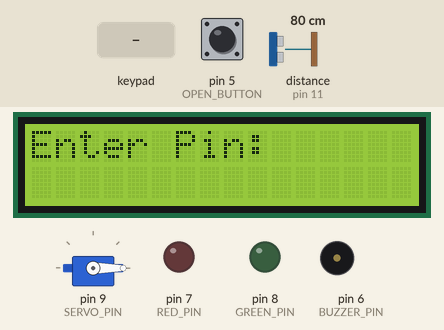
Recording of a sketch running on a simulated Arduino Uno, built with avr-gcc and run on an emulated ATmega328P. Shown: 16×2 character LCD, servo, output pins drawn as LEDs (lit = HIGH), buzzer (waves = sounding). Inputs (shaded band) come from the test bench; at power-on: pin 5 (OPEN_BUTTON) HIGH, distance to the obstacle (sensor on pin 11) 80 cm. The echo pulse lasts 58.3 µs per cm.

Above: at 2.2 s.
2.3 s: keypad keys 1 2 3 4 # pressed 0.4 s apart
At 4.9 s:
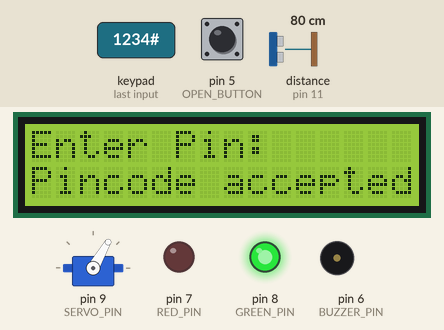
5.8 s: key '#' pressed
8.8 s: keypad keys 1 2 3 4 A pressed 0.4 s apart
At 13.5 s:
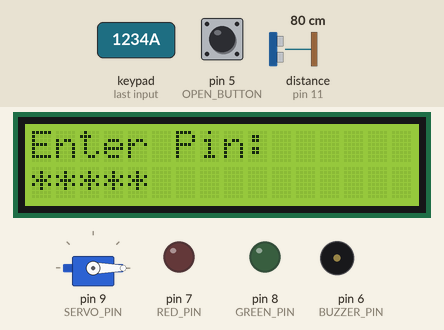
13.8 s: keypad keys 1 2 3 4 D pressed 0.4 s apart
At 16.7 s:
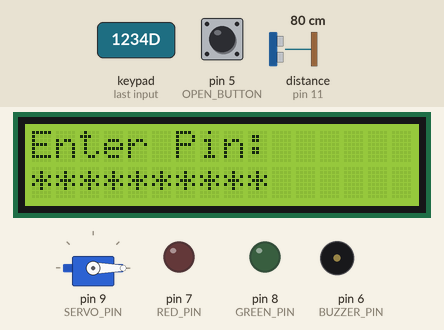
17.3 s: key '1' pressed
At 18.2 s:
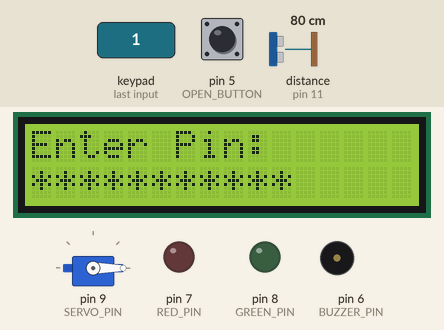
18.8 s: keypad keys 1 3 9 7 A pressed 0.4 s apart
At 20.9 s:
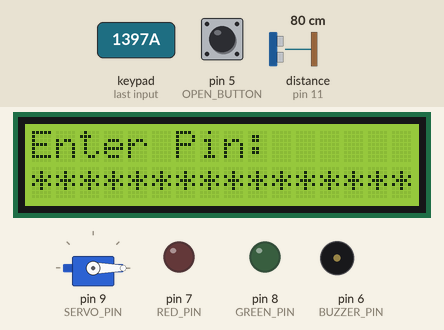
Timing chart, 0 to 22.4 s (numbered marks = the images above; inputs shaded):
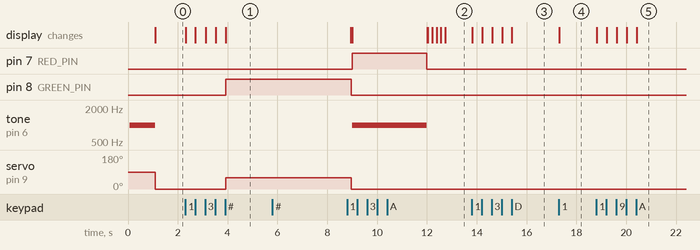

The sketch:

LCD_Keypad_Vault.ino
```cpp
/*
 Name:		LCD_Keypad_Vault.ino
 Created:	1/9/2020 8:26:23 PM
 Author:	CrisantoIII
*/

// the setup function runs once when you press reset or power the board
#include "LockServo.h"
#include "LED.h"
#include "Buzzer.h"
#include "IICLCD.h"

#include "NewPing.h"
#define TRIGGER_PIN  12  // Arduino pin tied to trigger pin on the ultrasonic sensor.
#define ECHO_PIN     11  // Arduino pin tied to echo pin on the ultrasonic sensor.
#define MAX_DISTANCE 300 // Maximum distance we want to ping for (in centimeters). Maximum sensor distance is rated at 400-500cm.

NewPing sonar(TRIGGER_PIN, ECHO_PIN, MAX_DISTANCE); // Creating the NewPing Object.
unsigned long initial_distance = 0;

#include <Bounce2.h>
#define OPEN_BUTTON			5
Bounce open_button = Bounce(); // Instantiate a Bounce object

#include <Countimer.h>
Countimer timer;

#include <Keypad.h>
//Select only one keypad type
#define KEYPAD_4x4
//#define KEYPAD_3x4

#ifdef KEYPAD_3x4
//For keypad config
const byte ROWS = 4; //four rows
const byte COLS = 3; //three columns
char keys[ROWS][COLS] = {
	{ '1','2','3' },
	{ '4','5','6' },
	{ '7','8','9' },
	{ '*','0','#' }
};

#define R1					41
#define R2					43
#define R3					45
#define R4					47
#define C1					49
#define C2					51
#define C3					53

byte rowPins[ROWS] = { R1, R2, R3, R4 }; //connect to the row pinouts of the keypad
byte colPins[COLS] = { C1, C2, C3 }; //connect to the column pinouts of the keypad
#endif // KEYPAD_3x4

#ifdef KEYPAD_4x4
//For keypad config
const byte ROWS = 4; //four rows
const byte COLS = 4; //four columns
					 //define the cymbols on the buttons of the keypads
char keys[ROWS][COLS] = {
	{ '1','2','3','A' },
	{ '4','5','6','B' },
	{ '7','8','9','C' },
	{ '*','0','#','D' }
};

#define R1					39
#define R2					41
#define R3					43
#define R4					45
#define C1					47
#define C2					49
#define C3					51
#define C4					53

byte rowPins[ROWS] = { R1, R2, R3, R4 }; //connect to the row pinouts of the keypad
byte colPins[COLS] = { C1, C2, C3, C4 }; //connect to the column pinouts of the keypad
#endif // KEYPAD_4x4


Keypad keypad = Keypad((char*)(keys), rowPins, colPins, ROWS, COLS);
//End of keypad config

//User define variable
String PinCode = "1234";
String EnteredPin = "";
uint8_t WrongPinCnt = 0;
//End of user variable

#define TIMEOUT_RANGE		1 //1 - 59

//Select only one LCD size
//#define LCD_4x20
#define LCD_2x16

#ifdef LCD_4x20
#define LCD_ADDRESS			0x27
#define LCD_COLS			20
#define LCD_ROWS			4
#define LCD_PIN_CHAR		'*'
#define LCD_PIN_ISHIDE		true
#endif // LCD_4x20


#ifdef LCD_2x16
#define LCD_ADDRESS			0x27
#define LCD_COLS			16
#define LCD_ROWS			2
#define LCD_PIN_CHAR		'*'
#define LCD_PIN_ISHIDE		true
#endif // LCD_2x16


#define SERVO_PIN			9

#define GREEN_PIN			8
#define RED_PIN				7

#define BUZZER_PIN			6

#define WRONG_PIN_LIMIT		3

LockServo *lock_servo;
LED *led_green;
LED *led_red;
Buzzer *buzzer;
IICLCD *lcd;

enum SAFE
{
	S_INITIALIZE,
	S_WAITING_INPUT,
	S_INCORRECT,
	S_CORRECT,
	S_TIMEOUT
};

SAFE safe_process = SAFE::S_INITIALIZE;

void setup() {
	Serial.begin(9600);
	lcd = new IICLCD(LCD_ADDRESS, LCD_COLS, LCD_ROWS);

	led_green = new LED(GREEN_PIN, false);
	led_red = new LED(RED_PIN, false);

	buzzer = new Buzzer(BUZZER_PIN, true);

	lock_servo = new LockServo(SERVO_PIN);

	timer.setCounter(0, TIMEOUT_RANGE, 0, timer.COUNT_DOWN, NULL);
	timer.setInterval(refreshClock, 1000);

	open_button.attach(OPEN_BUTTON,INPUT_PULLUP); // Attach the open_button to a pin with INPUT_PULLUP mode
	open_button.interval(25); // Use a debounce interval of 25 milliseconds

	initial_distance = sonar.ping_in();
	delay(1000);

}

// the loop function runs over and over again until power down or reset
void loop() {

	open_button.update(); // Update the Bounce instance

	if ( open_button.fell() ) {
		lock_servo->Open();
		delay(3000);
		lock_servo->Close();
	}

	switch (safe_process)
	{
	case S_INITIALIZE:
		EnteredPin = "";
		lcd->clearLCD();
		lcd->printEnterPin();
		led_green->Off();
		led_red->Off();
		lock_servo->Close();
		buzzer->Off();
		safe_process = SAFE::S_WAITING_INPUT;
		break;

	case S_WAITING_INPUT:
		enterPin();
		break;

	case S_INCORRECT:
		WrongPinCnt += 1;

		lcd->printIncorrectPin(WrongPinCnt, WRONG_PIN_LIMIT);
		led_green->Off();
		led_red->On();
		lock_servo->Close();
		buzzer->On();
		delay(3000);
		buzzer->Off();
		led_red->Off();

		lcd->clearLCD();
		lcd->printEnterPin();

		if (WrongPinCnt >= WRONG_PIN_LIMIT)
		{
			WrongPinCnt = 0;
			safe_process = SAFE::S_TIMEOUT;
		}
		else
			safe_process = SAFE::S_WAITING_INPUT;

		break;

	case S_CORRECT:
		lcd->printIsCorrect();
		led_green->On();
		led_red->Off();
		lock_servo->Open();
		buzzer->Off();

		while (true)
		{
			unsigned long value = sonar.ping_cm();

			if (value >= initial_distance || value == 0)
				break;
		}


		delay(5000);

		lcd->clearLCD();
		lcd->printEnterPin();
		safe_process = SAFE::S_INITIALIZE;

		break;

	case S_TIMEOUT:
		lcd->printWaitForTimeout(TIMEOUT_RANGE);
		led_red->On();
		delay(3000);
		while (1)
		{
			timer.run();

			if (!timer.isCounterCompleted()) {
				timer.start();
			}
			else
				break;
		}
		timer.restart();
		safe_process = SAFE::S_INITIALIZE;
		break;
	}

}

void enterPin()
{
	char key = keypad.getKey();

	if (key)
	{
		if (key == '*')
		{
			EnteredPin = "";
			lcd->clearLCD();
			lcd->printEnterPin();
		}
		else if (key == '#')
		{
			if (EnteredPin.compareTo(PinCode) == 0)
				safe_process = SAFE::S_CORRECT;
			else
				safe_process = SAFE::S_INCORRECT;
			EnteredPin = "";
		}
		else
		{
			EnteredPin += String(key);
			lcd->printPin(EnteredPin, LCD_PIN_CHAR, LCD_PIN_ISHIDE);
		}
	}
}

void refreshClock() {
	lcd->printCountDown(timer.getCurrentTime());
}
```

Buzzer.cpp
```cpp
//
//
//

#include "Buzzer.h"

Buzzer::Buzzer(uint8_t pin, bool is_high)
{
	this->pin = pin;

	pinMode(pin, OUTPUT);

	if (is_high)
		On();
	else
		Off();

}

Buzzer::~Buzzer()
{

}

void Buzzer::On()
{
	//digitalWrite(pin, HIGH);
	tone(pin, 1000);
}

void Buzzer::Off()
{
	//digitalWrite(pin, LOW);
	noTone(pin);
}
```

Buzzer.h
```cpp
// Buzzer.h

#ifndef _BUZZER_h
#define _BUZZER_h

#if defined(ARDUINO) && ARDUINO >= 100
	#include "arduino.h"
#else
	#include "WProgram.h"
#endif

class Buzzer
{
public:
	Buzzer(uint8_t pin, bool is_high);
	~Buzzer();

	void On();
	void Off();

private:
	uint8_t pin;

};

#endif
```

IICLCD.cpp
```cpp
//
//
//

#include "IICLCD.h"

IICLCD::IICLCD(uint8_t lcd_addr, uint8_t lcd_cols, uint8_t lcd_rows)
{
	lcd = new LiquidCrystal_I2C(lcd_addr, lcd_cols, lcd_rows);
	rows = lcd_rows;

	lcd->begin();
}


IICLCD::~IICLCD()
{
	if (lcd)
		delete lcd;
}

void IICLCD::printEnterPin()
{
	lcd->setCursor(0, 0);
	lcd->print(clearRow());

	lcd->setCursor(0, 0);
	lcd->print(F("Enter Pin:"));
}

void IICLCD::printPin(String pin, char display, bool hide)
{
	lcd->setCursor(0, 1);
	lcd->print(clearRow());

	lcd->setCursor(0, 1);
	if (hide == true)
	{
		String secret_pin = "";
		for (int x = 0; x < pin.length(); x++)
			secret_pin += String(display);
		lcd->print(secret_pin);
	}
	else
		lcd->print(pin);
}

void IICLCD::printIncorrectPin(uint8_t incorrect, uint8_t limit)
{
	if (rows == 4)
		lcd->setCursor(0, 2);
	else if(rows == 2)
		lcd->setCursor(0, 1);
	lcd->print(clearRow());

	if (rows == 4)
		lcd->setCursor(0, 2);
	else if (rows == 2)
		lcd->setCursor(0, 1);
	lcd->print(String(limit - incorrect) + "/" + String(limit) + " tries left.");
}

void IICLCD::printWaitForTimeout(uint8_t timeout)
{
	lcd->setCursor(0, 0);
	lcd->print(clearRow());

	lcd->setCursor(0, 0);
	lcd->print("Please wait " + String(timeout) + "min.  ");

	lcd->setCursor(0, 1);
	lcd->print(clearRow());

	lcd->setCursor(0, 1);
	lcd->print("to try again.       ");
}

void IICLCD::printCountDown(String value)
{
	if (rows == 4)
		lcd->setCursor(0, 2);
	else if (rows == 2)
		lcd->setCursor(0, 1);
	lcd->print(clearRow());

	if (rows == 4)
		lcd->setCursor(0, 2);
	else if (rows == 2)
		lcd->setCursor(0, 1);
	lcd->print("Remaining: " + value);
}

void IICLCD::printIsCorrect()
{
	if (rows == 4)
		lcd->setCursor(0, 2);
	else if (rows == 2)
		lcd->setCursor(0, 1);
	lcd->print(clearRow());

	if (rows == 4)
		lcd->setCursor(0, 2);
	else if (rows == 2)
		lcd->setCursor(0, 1);
	lcd->print("Pincode accepted.   ");

}

String IICLCD::clearRow()
{
	String clear = "";
	for (int x = 0; x < rows; x++)
		clear += " ";

	return clear;
}

void IICLCD::clearLCD()
{
	lcd->clear();
}
```

IICLCD.h
```cpp
// IICLCD.h

#ifndef _IICLCD_h
#define _IICLCD_h

#if defined(ARDUINO) && ARDUINO >= 100
	#include "arduino.h"
#else
	#include "WProgram.h"
#endif

#include <Wire.h>
#include <LiquidCrystal_I2C.h>

class IICLCD
{
public:
	IICLCD(uint8_t lcd_addr, uint8_t lcd_cols, uint8_t lcd_rows);
	~IICLCD();

	void printEnterPin();
	void printPin(String pin, char display, bool hide);
	void printIncorrectPin(uint8_t incorrect, uint8_t limit);
	void printWaitForTimeout(uint8_t timeout);
	void printCountDown(String value);
	void printIsCorrect();
	void clearLCD();

private:
	LiquidCrystal_I2C *lcd;
	uint8_t rows;

	String clearRow();
};
#endif
```

LED.cpp
```cpp
//
//
//

#include "LED.h"


LED::LED(uint8_t pin, bool is_high)
{
	this->pin = pin;

	pinMode(pin, OUTPUT);

	if (is_high)
		digitalWrite(pin, HIGH);
	else
		digitalWrite(pin, LOW);
}

LED::~LED()
{

}

void LED::On()
{
	digitalWrite(pin, HIGH);
}

void LED::Off()
{
	digitalWrite(pin, LOW);
}
```

LED.h
```cpp
// LED.h

#ifndef _LED_h
#define _LED_h

#if defined(ARDUINO) && ARDUINO >= 100
	#include "arduino.h"
#else
	#include "WProgram.h"
#endif

class LED
{
public:
	LED(uint8_t pin, bool is_high);
	~LED();

	void On();
	void Off();

private:
	uint8_t pin;

};

#endif
```

LockServo.cpp
```cpp
//
//
//

#include "LockServo.h"


LockServo::LockServo(uint8_t servo_pin)
{
	lock = new Servo();
	lock->attach(9);
}

LockServo::~LockServo()
{
	if (lock)
		delete lock;
}

void LockServo::Open()
{
	lock->write(60);
}

void LockServo::Close()
{
	lock->write(0);
}
```

LockServo.h
```cpp
// LockServo.h

#ifndef _LOCKSERVO_h
#define _LOCKSERVO_h

#if defined(ARDUINO) && ARDUINO >= 100
	#include "arduino.h"
#else
	#include "WProgram.h"
#endif

#include <Servo.h>

class LockServo
{
public:
	LockServo(uint8_t servo_pin);
	~LockServo();

	void Open();
	void Close();

private:
	Servo *lock;
};


#endif
```

Measured:
- after the input at 2.3 s, pin 8 (GREEN_PIN): LOW → HIGH after 1.6 s; servo on pin 9 (SERVO_PIN): 0° → 60° after 1.6 s; the display: first changes at once (image 1 shows a later state)
- after the input at 5.8 s, every drawn part: stays the same
- after the input at 8.8 s, the display: first differs from a run without the input after 3.2 s (image 2 shows a later state)
- after the input at 13.8 s, the display: first changes at once (image 3 shows a later state)
- after the input at 17.3 s, the display: changes at once (image 4)
- after the input at 18.8 s, the display: first changes at once (image 5 shows a later state)
